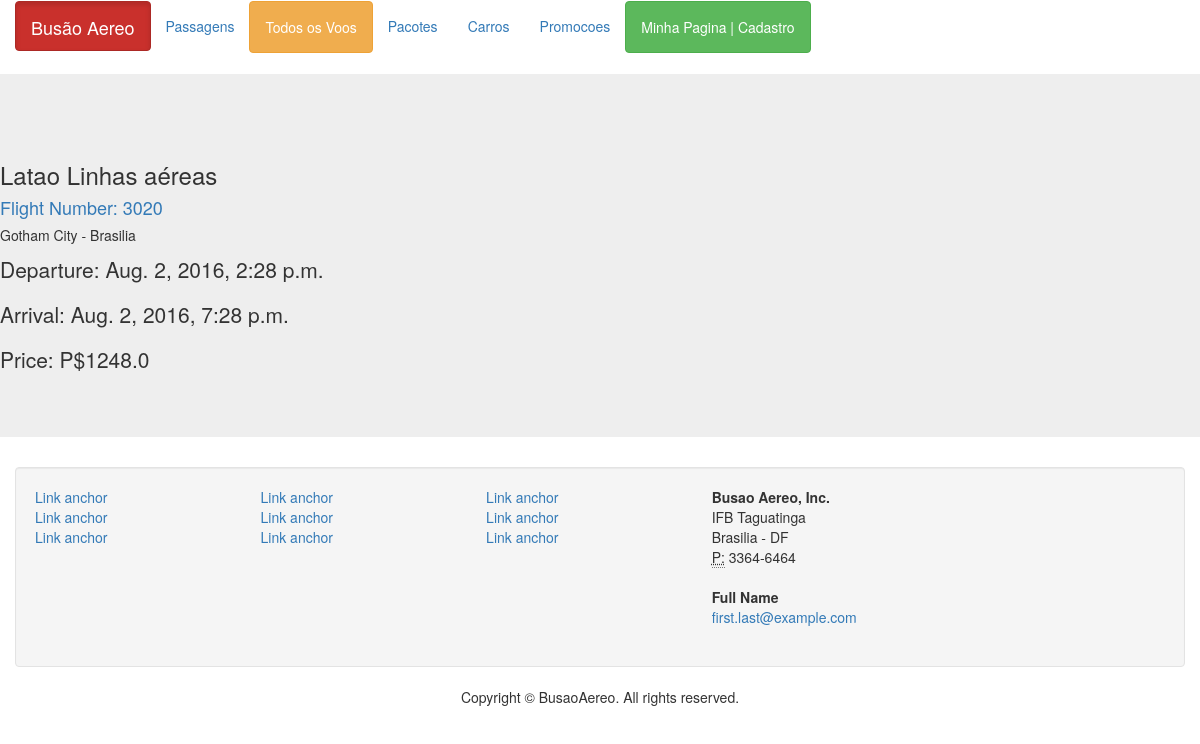
The page /flight/3020/ on the database its author committed.
### website/models.py (models this page shows, shortened)
class voo(models.Model):
    id = models.IntegerField(primary_key=True)
    id_com_aerea = models.ForeignKey(com_aerea, related_name="voo_com_id")
    data_decolagem = models.DateTimeField()
    data_pouso = models.DateTimeField()
    id_origem = models.ForeignKey(cidade, related_name="voo_id_origem")
    id_destino = models.ForeignKey(cidade, related_name="voo_id_destino")
    preco = models.FloatField()
    assentos_totais = models.IntegerField()

class com_aerea(models.Model):
    id = models.AutoField(primary_key=True)
    name = models.CharField(max_length=30)

class cidade(models.Model):
    id = models.CharField(max_length=3, primary_key=True)
    name = models.CharField(max_length=30)

### website/views.py (the view)
# urls.py: url(r'^flight/(?P<pk>\d+)/$', views.voo_info, name='Flight Number '),
def voo_info(request,pk):
    flight = get_object_or_404(voo, pk=pk)
    return render(request, 'website/voo_detail.html', {'flight':flight})

### website/templates/website/voo_detail.html
{% extends 'website/base.html' %} {% block title %}{{ page.title }}{% endblock %} {% block content %}
<div class="jumbotron">
    <br>
    <h3>{{flight.id_com_aerea.name}}</h3>
    <a href="/flight/{{flight.id}}"><h4>Flight Number: {{ flight.id }}</h4></a>
    <h5>  {{ flight.id_origem.name }} - {{ flight.id_destino.name }}</h5>
    <p>Departure: {{ flight.data_decolagem }}</p>
    <p>Arrival: {{ flight.data_pouso }}</p>
    <p>Price: P${{ flight.preco }}</p>
</div>
{% endblock %}

### rows shown on the page
voo: id_com_aerea.name "Latao Linhas aéreas", id "3020", id_origem.name "Gotham City", id_destino.name "Brasilia", data_decolagem "Aug. 2, 2016, 2:28 p.m.", data_pouso "Aug. 2, 2016, 7:28 p.m.", preco "1248.0"
